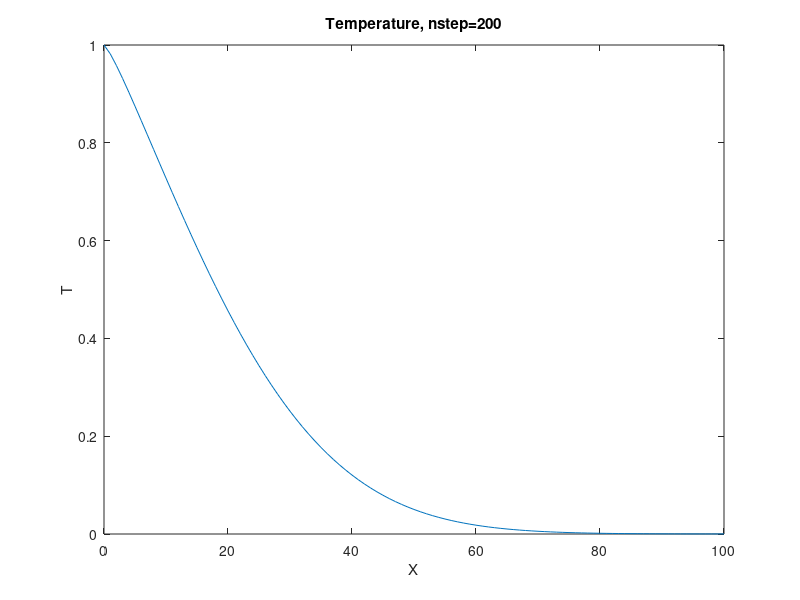
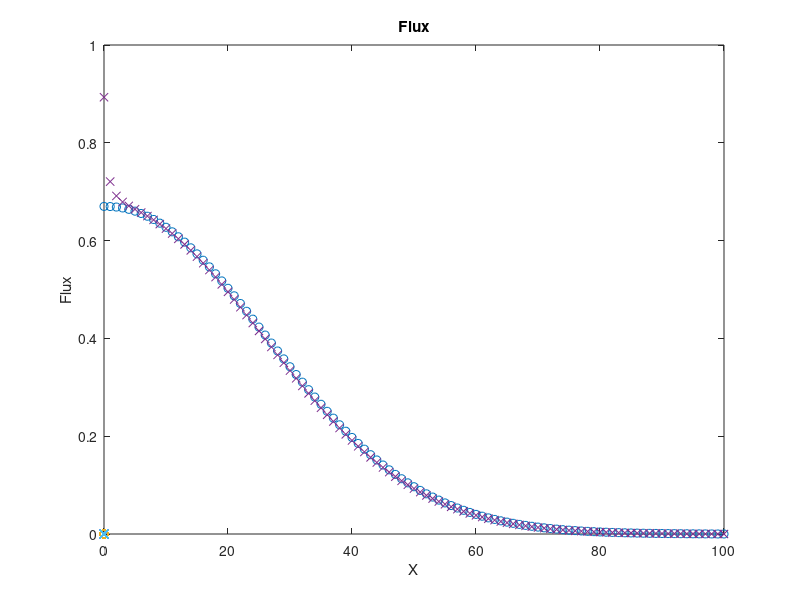

Write the MATLAB code that produced these figures, in order.
% LBM- 1-D1Q3, diffusion equation D1Q3, with variable alpha
clear
m=101;
w0=4./6.;
w1=1./6.;
c2=1./3.;
w2=w1;
dx=1.0;
rho=zeros(m);f0=zeros(m);f1=zeros(m);f2=zeros(m);
x=zeros(m);fluxq=zeros(m);flux=zeros(m);
tk=zeros(m);dtkdx=zeros(m);cpr=zeros(m);alpha=zeros(m);
omega=zeros(m);
x(1)=0.0;
for i=1:m-1
  x(i+1)=x(i)+dx;
end
for i=1:m
  tk(i)=20.+30./(2.*x(i)+1.);
  alpha(i)=tk(i)/100.;
  omega(i)=1/(3.*alpha(i)+0.5);
end
twall=1.0;
nstep=1500;
for i=1:m
  f0(i)=w0*rho(i);
  f1(i)=w1*rho(i);
  f2(i)=w1*rho(i);
end
%Collision:
for k1=1:nstep
  for i=1:m
    feq0=w0*rho(i);
    feq=w1*rho(i);
    f0(i)=(1-omega(i))*f0(i)+omega(i)*feq0;
    f1(i)=(1-omega(i))*f1(i)+omega(i)*feq;
    f2(i)=(1-omega(i))*f2(i)+omega(i)*feq;
  end
  % Streaming:
  for i=1:m-1
    f1(m-i+1)=f1(m-i);
    f2(i)=f2(i+1);
  end
  %Boundary condition:
  f1(1)=twall-f2(1)-f0(1);
  f1(m)=f1(m-1);
  f2(m)=f2(m-1);
  f0(m)=f0(m-1);
  for j=1:m
    rho(j)=f1(j)+f2(j)+f0(j);
  end
end
%Flux:
for k=1:m
  flux(k)=tk(k)*omega(k)*(f1(k)-f2(k))/c2;
end
for k=1:m-1
  fluxq(k)=tk(k)*(rho(k)-rho(k+1));
end
fluxq(m)=fluxq(m-1);
figure(1)
plot(x,rho)
title("Temperature, nstep=200")
xlabel("X")
ylabel("T")
figure(2)
plot(x,flux,"o",x,fluxq,"x")
title("Flux")
xlabel("X")
ylabel("Flux")